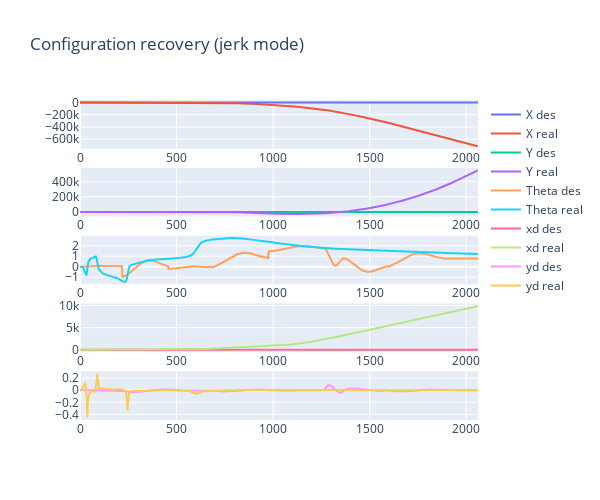
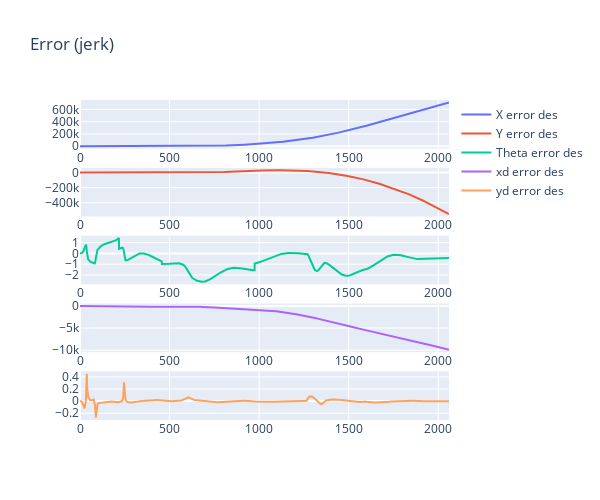

The cell these charts' notebook holds for them, in order:
### Code cell
evaluate.plot_stuff()

### Figure 1 — Plotly figure (JSON) as saved in the notebook; plotly's stock layout.template omitted (floating-point values rounded to 4 significant figures; data arrays with more than 128 entries replaced by an {"elided": "..."} marker saying what was removed)
{"data": [{"name": "X des", "type": "scatter", "x": {"elided": "2061 float values"}, "xaxis": "x", "y": {"elided": "2061 float values"}, "yaxis": "y"}, {"name": "X real", "type": "scatter", "x": {"elided": "2061 float values"}, "xaxis": "x", "y": {"elided": "2060 float values"}, "yaxis": "y"}, {"name": "Y des", "type": "scatter", "x": {"elided": "2061 float values"}, "xaxis": "x2", "y": {"elided": "2061 float values"}, "yaxis": "y2"}, {"name": "Y real", "type": "scatter", "x": {"elided": "2061 float values"}, "xaxis": "x2", "y": {"elided": "2060 float values"}, "yaxis": "y2"}, {"name": "Theta des", "type": "scatter", "x": {"elided": "2061 float values"}, "xaxis": "x3", "y": {"elided": "2061 float values"}, "yaxis": "y3"}, {"name": "Theta real", "type": "scatter", "x": {"elided": "2061 float values"}, "xaxis": "x3", "y": {"elided": "2060 float values"}, "yaxis": "y3"}, {"name": "xd des", "type": "scatter", "x": {"elided": "2061 float values"}, "xaxis": "x4", "y": {"elided": "2061 float values"}, "yaxis": "y4"}, {"name": "xd real", "type": "scatter", "x": {"elided": "2061 float values"}, "xaxis": "x4", "y": {"elided": "2060 float values"}, "yaxis": "y4"}, {"name": "yd des", "type": "scatter", "x": {"elided": "2061 float values"}, "xaxis": "x5", "y": {"elided": "2061 float values"}, "yaxis": "y5"}, {"name": "yd real", "type": "scatter", "x": {"elided": "2061 float values"}, "xaxis": "x5", "y": {"elided": "2060 float values"}, "yaxis": "y5"}], "layout": {"height": 500, "title": {"text": "Configuration recovery (jerk mode)"}, "width": 600, "xaxis": {"anchor": "y", "domain": [0, 1]}, "xaxis2": {"anchor": "y2", "domain": [0, 1]}, "xaxis3": {"anchor": "y3", "domain": [0, 1]}, "xaxis4": {"anchor": "y4", "domain": [0, 1]}, "xaxis5": {"anchor": "y5", "domain": [0, 1]}, "yaxis": {"anchor": "x", "domain": [0.848, 1]}, "yaxis2": {"anchor": "x2", "domain": [0.636, 0.788]}, "yaxis3": {"anchor": "x3", "domain": [0.424, 0.576]}, "yaxis4": {"anchor": "x4", "domain": [0.212, 0.364]}, "yaxis5": {"anchor": "x5", "domain": [0, 0.152]}}}

### Figure 2 — Plotly figure (JSON) as saved in the notebook; plotly's stock layout.template omitted (floating-point values rounded to 4 significant figures; data arrays with more than 128 entries replaced by an {"elided": "..."} marker saying what was removed)
{"data": [{"name": "X error des", "type": "scatter", "x": {"elided": "2060 float values"}, "xaxis": "x", "y": {"elided": "2060 float values"}, "yaxis": "y"}, {"name": "Y error des", "type": "scatter", "x": {"elided": "2060 float values"}, "xaxis": "x2", "y": {"elided": "2060 float values"}, "yaxis": "y2"}, {"name": "Theta error des", "type": "scatter", "x": {"elided": "2060 float values"}, "xaxis": "x3", "y": {"elided": "2060 float values"}, "yaxis": "y3"}, {"name": "xd error des", "type": "scatter", "x": {"elided": "2060 float values"}, "xaxis": "x4", "y": {"elided": "2060 float values"}, "yaxis": "y4"}, {"name": "yd error des", "type": "scatter", "x": {"elided": "2060 float values"}, "xaxis": "x5", "y": {"elided": "2060 float values"}, "yaxis": "y5"}], "layout": {"height": 500, "title": {"text": "Error (jerk)"}, "width": 600, "xaxis": {"anchor": "y", "domain": [0, 1]}, "xaxis2": {"anchor": "y2", "domain": [0, 1]}, "xaxis3": {"anchor": "y3", "domain": [0, 1]}, "xaxis4": {"anchor": "y4", "domain": [0, 1]}, "xaxis5": {"anchor": "y5", "domain": [0, 1]}, "yaxis": {"anchor": "x", "domain": [0.848, 1]}, "yaxis2": {"anchor": "x2", "domain": [0.636, 0.788]}, "yaxis3": {"anchor": "x3", "domain": [0.424, 0.576]}, "yaxis4": {"anchor": "x4", "domain": [0.212, 0.364]}, "yaxis5": {"anchor": "x5", "domain": [0, 0.152]}}}
